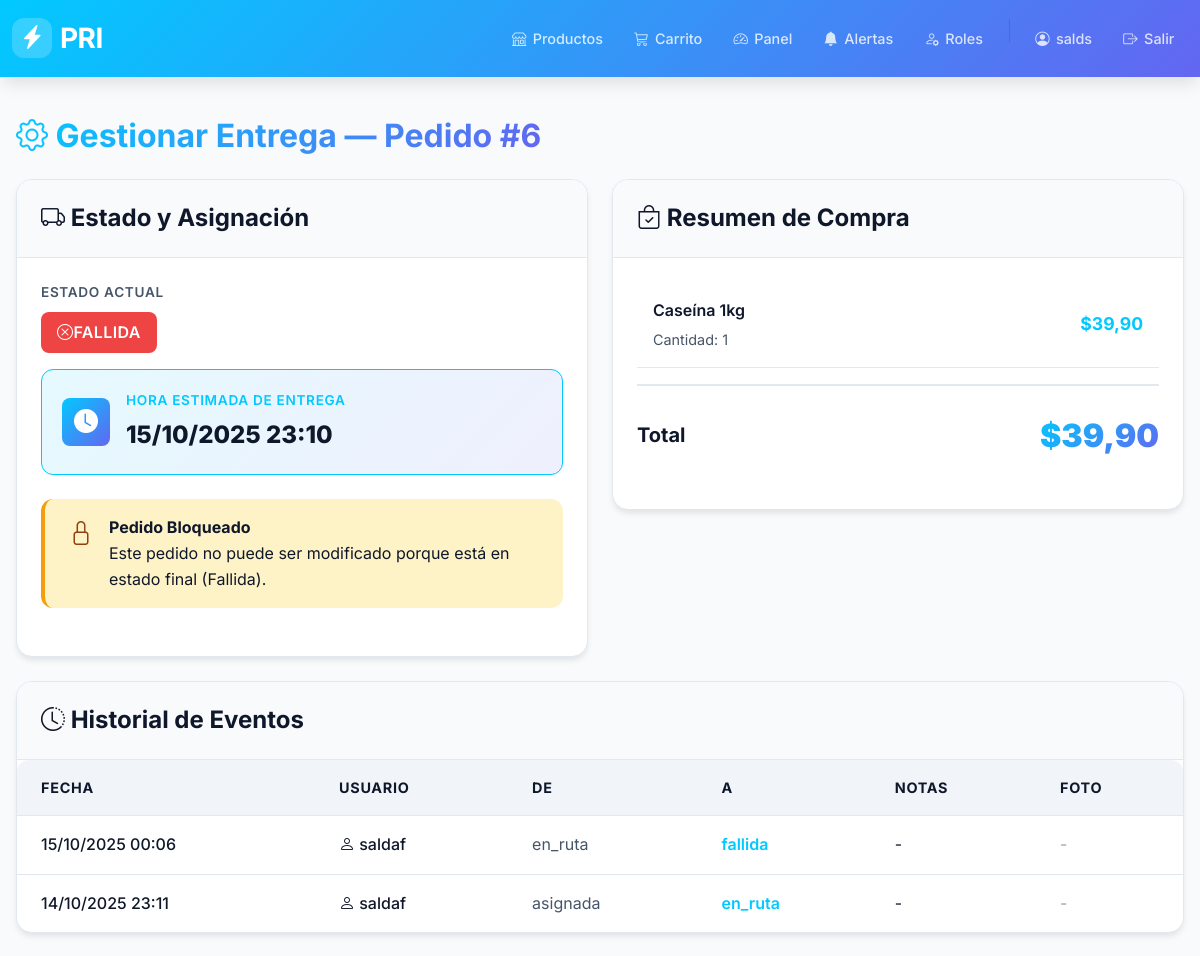
Before: /orders/delivery/6/ (signed in, upper part) with the older database file.
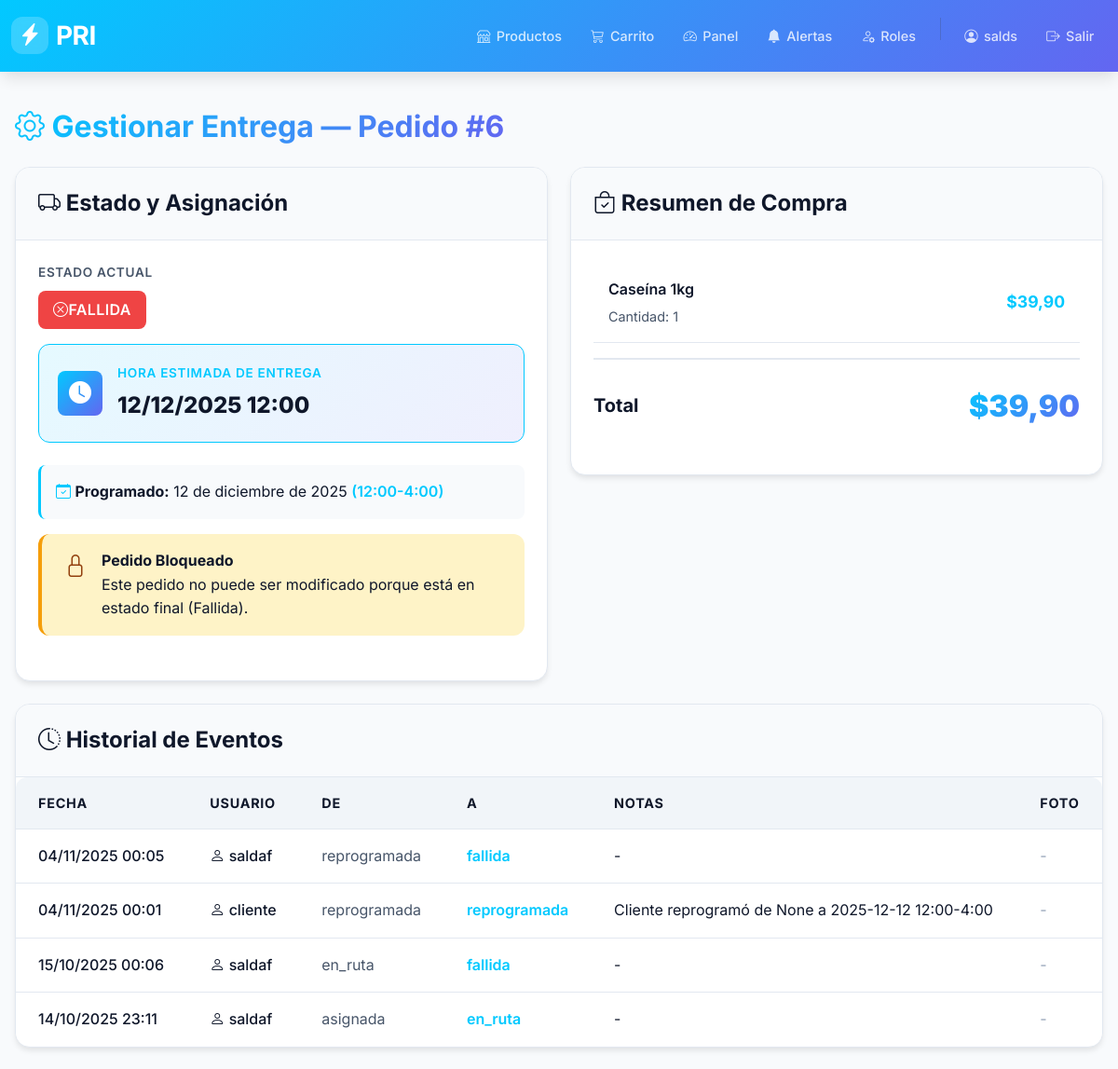
After: the same page with the newer database file.
### orders/models.py (models this page shows, shortened)
class Delivery(models.Model):
    STATUS_CHOICES = (
        ("pendiente", "Pendiente"),
        ("asignada", "Asignada"),
        ("en_ruta", "En ruta"),
        ("fallida", "Fallida"),
        ("reprogramada", "Reprogramada"),
        ("entregada", "Entregada"),
    )
    order = models.OneToOneField(Order, on_delete=models.CASCADE, related_name="delivery")
    status = models.CharField(max_length=20, choices=STATUS_CHOICES, default="pendiente")
    rider = models.ForeignKey(User, on_delete=models.SET_NULL, null=True, blank=True, related_name="deliveries")
    scheduled_date = models.DateField(null=True, blank=True)
    scheduled_window = models.CharField(max_length=50, blank=True)
    notes = models.TextField(blank=True)
    photo = models.ImageField(upload_to="deliveries/", null=True, blank=True)
    failure_reason = models.CharField(max_length=120, blank=True)
    updated_at = models.DateTimeField(auto_now=True)
    created_at = models.DateTimeField(auto_now_add=True)
    @property
    def estimated_datetime(self):
        from datetime import datetime, timedelta
        if self.scheduled_date:
            if self.scheduled_window:
                try:
                    time_parts = self.scheduled_window.split('-')[0].strip().split(':')
                    hour = int(time_parts[0])
                    minute = int(time_parts[1]) if len(time_parts) > 1 else 0
                    return datetime.combine(self.scheduled_date, datetime.min.time().replace(hour=hour, minute=minute))
                except (ValueError, IndexError):
                    return datetime.combine(self.scheduled_date, datetime.min.time().replace(hour=12, minute=0))
            else:
                return datetime.combine(self.scheduled_date, datetime.min.time().replace(hour=12, minute=0))
        return self.order.created_at + timedelta(days=1)
    @property
    def is_final_state(self):
        return self.status in ['entregada', 'fallida']
    @property
    def is_modifiable(self):
        return not self.is_final_state

class Order(models.Model):
    user = models.ForeignKey(User, on_delete=models.SET_NULL, null=True, blank=True, related_name="orders")
    created_at = models.DateTimeField(auto_now_add=True)
    updated_at = models.DateTimeField(auto_now=True)
    full_name = models.CharField(max_length=200)
    email = models.EmailField()
    address = models.CharField(max_length=255)
    city = models.CharField(max_length=100)
    postal_code = models.CharField(max_length=20)
    paid = models.BooleanField(default=False)
    total_amount = models.DecimalField(max_digits=10, decimal_places=2, default=0)

class OrderItem(models.Model):
    order = models.ForeignKey(Order, on_delete=models.CASCADE, related_name="items")
    product = models.ForeignKey(Product, on_delete=models.PROTECT)
    price = models.DecimalField(max_digits=10, decimal_places=2)
    quantity = models.PositiveIntegerField(default=1)
    def get_line_total(self):
        return self.price * self.quantity

class DeliveryEvent(models.Model):
    delivery = models.ForeignKey(Delivery, on_delete=models.CASCADE, related_name="events")
    user = models.ForeignKey(User, on_delete=models.SET_NULL, null=True, blank=True)
    status_before = models.CharField(max_length=20, blank=True)
    status_after = models.CharField(max_length=20, blank=True)
    notes = models.TextField(blank=True)
    photo = models.ImageField(upload_to="deliveries/events/", null=True, blank=True)
    created_at = models.DateTimeField(auto_now_add=True)
    class Meta:
        ordering = ["-created_at"]

### catalog/models.py (models this page shows, shortened)
class Product(models.Model):
    category = models.ForeignKey(Category, on_delete=models.PROTECT, related_name="products")
    name = models.CharField(max_length=200)
    slug = models.SlugField(max_length=220, unique=True, blank=True)
    description = models.TextField(blank=True)
    price = models.DecimalField(max_digits=10, decimal_places=2)
    stock = models.PositiveIntegerField(default=0)
    image = models.ImageField(upload_to="products/", blank=True, null=True)
    created_at = models.DateTimeField(auto_now_add=True)
    updated_at = models.DateTimeField(auto_now=True)
    class Meta:
        ordering = ["-created_at"]

### orders/views.py (the view, shortened to what this page needs)
# urls.py: path("delivery/<int:order_id>/", views.delivery_detail, name="delivery_detail"),
@login_required
def delivery_detail(request, order_id: int):
    order = get_object_or_404(Order, id=order_id)
    delivery, _ = Delivery.objects.get_or_create(order=order)
    user_role = None
    if request.user.is_superuser:
        user_role = "manager"
    elif hasattr(request.user, "profile"):
        user_role = request.user.profile.role
    if user_role == "manager":
        pass
    elif user_role == "repartidor":
        pass
    else:
        if order.user_id != request.user.id:
            return redirect("orders:my_orders")
    from datetime import datetime
    context = {
        "order": order,
        "delivery": delivery,
        "is_modifiable": delivery.is_modifiable,
        "is_final_state": delivery.is_final_state,
        "today": datetime.now().date()
    }
    if user_role == "manager":
        from django.contrib.auth.models import User
        riders = User.objects.filter(profile__role="repartidor")
        context["riders"] = riders
        context["events"] = delivery.events.all()
        context["comments"] = delivery.comments.all()
        return render(request, "orders/delivery_manager.html", context)

### orders/templates/orders/delivery_manager.html (shortened to what the changed rows need)
{% extends 'base.html' %}
{% block content %}
<h2 class="mb-4">
  <span class="text-gradient">
    <i class="bi bi-gear"></i> Gestionar Entrega — Pedido #{{ order.id }}
  </span>
</h2>
<div class="row g-4">
  <div class="col-lg-6">
    <div class="modern-card">
      <div class="modern-card-body">
        <div class="mb-3">
          <label style="font-size: 0.85rem; color: var(--text-secondary); font-weight: 600; text-transform: uppercase; letter-spacing: 0.05em; margin-bottom: 0.5rem; display: block;">
            Estado Actual
          </label>
          {% if delivery.status == 'entregada' %}
            <span class="modern-badge badge-success" style="font-size: 1rem; padding: 0.5rem 1rem;">
              <i class="bi bi-check-circle"></i> {{ delivery.get_status_display }}
            </span>
          {% elif delivery.status == 'fallida' %}
            <span class="modern-badge badge-danger" style="font-size: 1rem; padding: 0.5rem 1rem;">
              <i class="bi bi-x-circle"></i> {{ delivery.get_status_display }}
            </span>
          {% elif delivery.status == 'en_ruta' %}
            <span class="modern-badge" style="background: #01c9ff; color: white; font-size: 1rem; padding: 0.5rem 1rem;">
              <i class="bi bi-truck"></i> {{ delivery.get_status_display }}
            </span>
          {% else %}
            <span class="modern-badge badge-secondary" style="font-size: 1rem; padding: 0.5rem 1rem;">
              {{ delivery.get_status_display }}
            </span>
          {% endif %}
        </div>
            <div style="background: linear-gradient(135deg, rgba(1, 201, 255, 0.1) 0%, rgba(99, 102, 241, 0.1) 100%); border: 1px solid var(--pri-blue); border-radius: var(--radius-lg); padding: 1.25rem; margin-bottom: 1.5rem;">
              <div style="display: flex; align-items: center; gap: 1rem;">
                <div style="flex-grow: 1;">
                  <div style="font-size: 0.85rem; font-weight: 600; text-transform: uppercase; letter-spacing: 0.05em; color: var(--pri-blue); margin-bottom: 0.25rem;">
                    Hora Estimada de Entrega
                  </div>
                  <div style="font-size: 1.5rem; font-weight: 800; color: var(--text-primary);">
                    {{ delivery.estimated_datetime|date:"d/m/Y H:i" }}
                  </div>
                </div>
              </div>
            </div>
        {% if delivery.scheduled_date %}
        <div class="mb-3" style="padding: 1rem; background: var(--bg-secondary); border-radius: var(--radius-md); border-left: 3px solid var(--pri-blue);">
          <i class="bi bi-calendar-check" style="color: var(--pri-blue);"></i>
          <strong style="color: var(--text-primary);">Programado:</strong>
          <span style="color: var(--text-primary);">{{ delivery.scheduled_date }}</span>
          {% if delivery.scheduled_window %}
            <span style="color: var(--pri-blue); font-weight: 600;">({{ delivery.scheduled_window }})</span>
          {% endif %}
        </div>
        {% endif %}
        {% if is_modifiable %}
        <form method="post" class="mt-4">
          {% csrf_token %}
          <input type="hidden" name="action" value="assign">
          <div class="modern-form-group">
            <label class="modern-form-label">
              <i class="bi bi-person-check"></i> Asignar Repartidor
            </label>
            <select class="modern-form-control" name="rider_id">
              <option value="">Seleccionar repartidor</option>
              {% for r in riders %}
              <option value="{{ r.id }}" {% if delivery.rider_id == r.id %}selected{% endif %}>{{ r.username }}</option>
              {% endfor %}
            </select>
          </div>
          <div class="row g-3">
            <div class="col-md-6">
              <div class="modern-form-group">
                <label class="modern-form-label">
                  <i class="bi bi-calendar"></i> Fecha Programada
                </label>
                <input type="date" class="modern-form-control" name="scheduled_date" value="{{ delivery.scheduled_date|date:'Y-m-d' }}">
              </div>
            </div>
            <div class="col-md-6">
              <div class="modern-form-group">
                <label class="modern-form-label">
                  <i class="bi bi-clock"></i> Franja Horaria
                </label>
                <input type="text" class="modern-form-control" name="scheduled_window" placeholder="14:00-16:00" value="{{ delivery.scheduled_window }}">
              </div>
            </div>
          </div>
          <button type="submit" class="btn-modern btn-primary-modern w-100 mt-3">
            <i class="bi bi-check-circle"></i>
            Actualizar Asignación
          </button>
        </form>
        {% else %}
        <div class="modern-alert modern-alert-warning mt-3">
          <span class="modern-alert-icon">
            <i class="bi bi-lock"></i>
          </span>
          <div>
            <strong style="color: var(--text-primary);">Pedido Bloqueado</strong>
            <p class="mb-0" style="color: var(--text-primary);">Este pedido no puede ser modificado porque está en estado final ({{ delivery.get_status_display }}).</p>
          </div>
        </div>
        {% endif %}
      </div>
    </div>
  </div>
  <div class="col-lg-6">
    <div class="modern-card">
      <div class="modern-card-body">
        <div style="max-height: 400px; overflow-y: auto;">
          {% for it in order.items.all %}
          <div style="padding: 1rem; border-bottom: 1px solid var(--border-color); display: flex; justify-content: between; align-items: center; gap: 1rem;">
            <div style="flex-grow: 1;">
              <div style="font-weight: 600; color: var(--text-primary); margin-bottom: 0.25rem;">{{ it.product.name }}</div>
              <div style="color: var(--text-secondary); font-size: 0.9rem;">Cantidad: {{ it.quantity }}</div>
            </div>
            <div style="font-weight: 700; color: var(--pri-blue); font-size: 1.1rem;">
              ${{ it.get_line_total }}
            </div>
          </div>
          {% endfor %}
        </div>
      </div>
    </div>
  </div>
</div>
<div class="row mt-4">
  <div class="col-12">
    <div class="modern-card">
      <div class="modern-card-body" style="padding: 0;">
        <div class="table-responsive">
          <table class="modern-table">
            <thead>
              <tr>
                <th>Fecha</th>
                <th>Usuario</th>
                <th>De</th>
                <th>A</th>
                <th>Notas</th>
                <th>Foto</th>
              </tr>
            </thead>
            <tbody>
              {% for e in events %}
              <tr>
                <td style="color: var(--text-primary); font-weight: 500;">{{ e.created_at|date:"d/m/Y H:i" }}</td>
                <td style="color: var(--text-primary); font-weight: 500;">
                  {% if e.user %}
                    <i class="bi bi-person"></i> {{ e.user.username }}
                  {% else %}
                    <span style="color: var(--text-muted);">-</span>
                  {% endif %}
                </td>
                <td>
                  {% if e.status_before %}
                    <span style="color: var(--text-secondary);">{{ e.status_before }}</span>
                  {% else %}
                    <span style="color: var(--text-muted);">-</span>
                  {% endif %}
                </td>
                <td>
                  {% if e.status_after %}
                    <span style="color: var(--pri-blue); font-weight: 600;">{{ e.status_after }}</span>
                  {% else %}
                    <span style="color: var(--text-muted);">-</span>
                  {% endif %}
                </td>
                <td style="color: var(--text-primary);">{{ e.notes|default:"-" }}</td>
                <td>
                  {% if e.photo %}
                    <img src="{{ e.photo.url }}" alt="foto" style="height:40px; border-radius: var(--radius-md); cursor: pointer;"
                         data-bs-toggle="modal" data-bs-target="#imageModal"
                         onclick="showImageModal('{{ e.photo.url }}', 'Evento del {{ e.created_at|date:"d/m/Y H:i" }}')">
                  {% else %}
                    <span style="color: var(--text-muted);">-</span>
                  {% endif %}
                </td>
              </tr>
              {% endfor %}
            </tbody>
          </table>
        </div>
      </div>
    </div>
  </div>
</div>
{% endblock %}

Changed rows visible on the page:
changed Delivery "FALLIDA": estimated_datetime "15/10/2025 23:10" → "12/12/2025 12:00"; scheduled_date (not shown) → "12 de diciembre de 2025"; scheduled_window (not shown) → "12:00-4:00"
added DeliveryEvent: created_at "04/11/2025 00:05", user.username "saldaf", status_before "reprogramada", status_after "fallida", notes "-"
added DeliveryEvent: created_at "04/11/2025 00:01", user.username "cliente", status_before "reprogramada", status_after "reprogramada", notes "Cliente reprogramó de None a 2025-12-12 12:00-4:00"
Other visible differences:
text now shown: "Programado: ( )"
